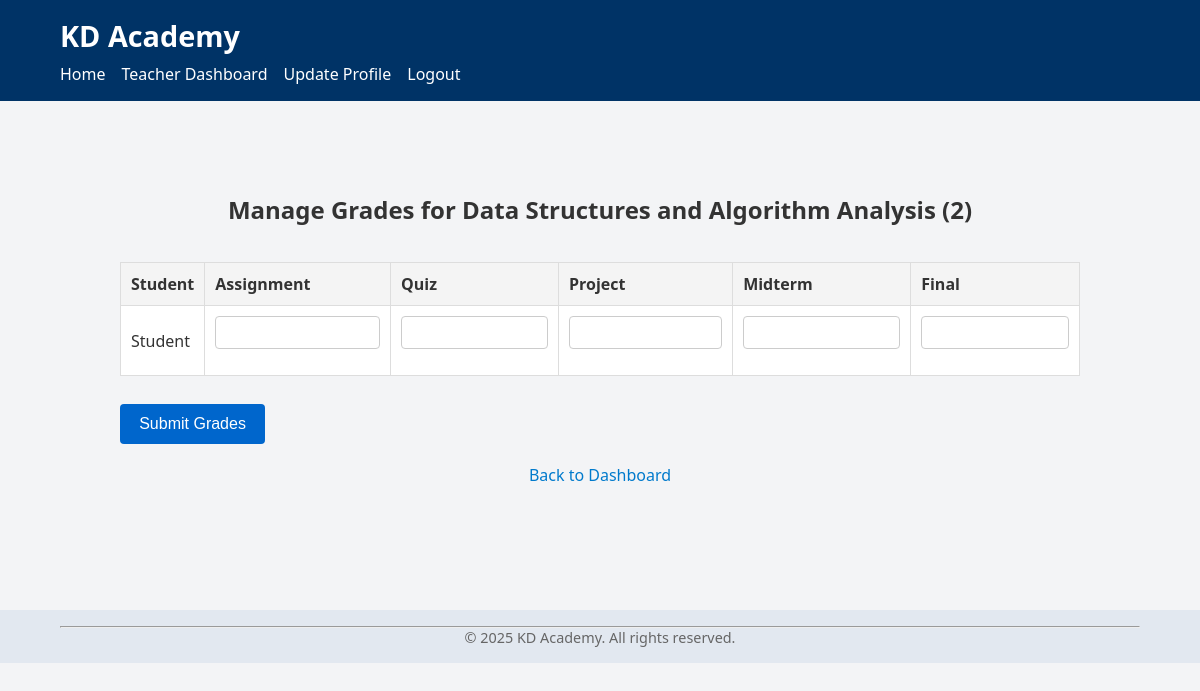
The app's page /teacher/course_grades/1 (signed in) with its own data.
### tables this page shows
CREATE TABLE courses (
            id INTEGER PRIMARY KEY AUTOINCREMENT,
            name TEXT NOT NULL,
            semester TEXT NOT NULL
        , teacher_id INTEGER);

CREATE TABLE enrollments (
            id INTEGER PRIMARY KEY AUTOINCREMENT,
            user_id INTEGER NOT NULL,
            course_id INTEGER NOT NULL,
            FOREIGN KEY (user_id) REFERENCES users(id),
            FOREIGN KEY (course_id) REFERENCES courses(id)
        );

CREATE TABLE users (
            id INTEGER PRIMARY KEY AUTOINCREMENT,
            username TEXT NOT NULL UNIQUE,
            password TEXT NOT NULL,
            role TEXT NOT NULL
            -- e.g., 'student', 'teacher', 'admin'
        , actual_name TEXT);

### app.py (the view)
@app.route("/teacher/course_grades/<int:course_id>", methods=["GET"])
def course_grades(course_id):
    if "user_id" not in session or session.get("role") != "teacher":
        return "Access Denied. Teacher Only."
    db = get_db()
    course = db.execute("SELECT * FROM courses WHERE id = ?", (course_id,)).fetchone()
    if not course:
        return "Course not found."
    enrollments = db.execute("""
        SELECT e.id AS enrollment_id, u.username, u.actual_name
          FROM enrollments e
          JOIN users u ON e.user_id = u.id
         WHERE e.course_id = ?
    """, (course_id,)).fetchall()
    grades = db.execute("""
        SELECT g.id, g.enrollment_id, g.grade_value, g.category
          FROM grades g
          JOIN enrollments e ON g.enrollment_id = e.id
         WHERE e.course_id = ?
    """, (course_id,)).fetchall()
    grade_dict = {}
    for g in grades:
        grade_dict[(g["enrollment_id"], g["category"])] = g["grade_value"]
    return render_template("teacher_course_grades.html",
                           course=course,
                           enrollments=enrollments,
                           grade_dict=grade_dict)

### app.py (called while the page is built)
def get_db():
    db = getattr(g, "_database", None)
    if db is None:
        db = g._database = sqlite3.connect(DATABASE)
        db.row_factory = sqlite3.Row
    return db

@app.teardown_appcontext
def close_connection(exception):
    db = getattr(g, "_database", None)
    if db is not None:
        db.close()

### templates/teacher_course_grades.html (shortened to what this page needs)
{% extends "base.html" %}
{% block content %}
<section class="manage-grades-page">
    <h2>Manage Grades for {{ course.name }} ({{ course.semester }})</h2>
    <form method="POST" action="{{ url_for('submit_grades', course_id=course.id) }}" class="grades-form">
        <div class="table-responsive">
            <table class="grades-management-table">
                <thead>
                    <tr>
                        <th>Student</th>
                        <th>Assignment</th>
                        <th>Quiz</th>
                        <th>Project</th>
                        <th>Midterm</th>
                        <th>Final</th>
                    </tr>
                </thead>
                <tbody>
                    {% for e in enrollments %}
                    <tr>
                        <td>{{ e.actual_name or e.username }}</td>
                        <td>
                            <input type="text" name="grade_{{ e.enrollment_id }}_Assignment"
                                value="{{ grade_dict[e.enrollment_id, 'Assignment'] if (e.enrollment_id, 'Assignment') in grade_dict else '' }}"
                                class="grade-input">
                        </td>
                        <td>
                            <input type="text" name="grade_{{ e.enrollment_id }}_Quiz"
                                value="{{ grade_dict[e.enrollment_id, 'Quiz'] if (e.enrollment_id, 'Quiz') in grade_dict else '' }}"
                                class="grade-input">
                        </td>
                        <td>
                            <input type="text" name="grade_{{ e.enrollment_id }}_Project"
                                value="{{ grade_dict[e.enrollment_id, 'Project'] if (e.enrollment_id, 'Project') in grade_dict else '' }}"
                                class="grade-input">
                        </td>
                        <td>
                            <input type="text" name="grade_{{ e.enrollment_id }}_Midterm"
                                value="{{ grade_dict[e.enrollment_id, 'Midterm'] if (e.enrollment_id, 'Midterm') in grade_dict else '' }}"
                                class="grade-input">
                        </td>
                        <td>
                            <input type="text" name="grade_{{ e.enrollment_id }}_Final"
                                value="{{ grade_dict[e.enrollment_id, 'Final'] if (e.enrollment_id, 'Final') in grade_dict else '' }}"
                                class="grade-input">
                        </td>
                    </tr>
                    {% endfor %}
                </tbody>
            </table>
        </div>
        <button type="submit" class="submit-button">Submit Grades</button>
    </form>
    <p class="back-link">
        <a href="{{ url_for('teacher_dashboard') }}">Back to Dashboard</a>
    </p>
</section>
{% endblock %}

### static/style.css (style rules this page uses)
* { box-sizing: border-box; margin: 0; padding: 0; }
body { font-family: "Segoe UI", Tahoma, Geneva, Verdana, sans-serif; background-color: #f3f4f6; color: #333; }
input[type="text"], input[type="password"], input[type="date"], select, textarea { width: 100%; padding: 0.5rem; margin-bottom: 1rem; border: 1px solid #ccc; border-radius: 4px; }
button { background-color: #0066cc; color: #fff; border: none; border-radius: 4px; padding: 0.7rem 1.2rem; font-size: 1rem; cursor: pointer; margin-top: 0.5rem; }
table { width: 100%; border-collapse: collapse; margin: 1rem 0; background-color: #fff; }
table th, table td { padding: 0.75rem; border: 1px solid #ddd; text-align: left; }
table th { background-color: #f1f5f9; }
.table-responsive { overflow-x: auto; }
.back-link { text-align: center; margin-top: 20px; }
.back-link a { color: #007acc; text-decoration: none; transition: color 0.3s ease; }
.manage-grades-page { max-width: 1000px; margin: 40px auto; padding: 20px; }
.manage-grades-page h2 { text-align: center; margin-bottom: 20px; color: #333; }
.grades-management-table { width: 100%; border-collapse: collapse; margin-bottom: 20px; }
.grades-management-table th, .grades-management-table td { padding: 10px; border: 1px solid #ddd; text-align: left; }
.grades-management-table th { background-color: #f4f4f4; font-weight: bold; }
.grade-input { width: 100%; padding: 6px; box-sizing: border-box; border: 1px solid #ccc; border-radius: 4px; }

### records on screen
courses: name "Data Structures and Algorithm Analysis", semester "2"
enrollments: username "Student"
